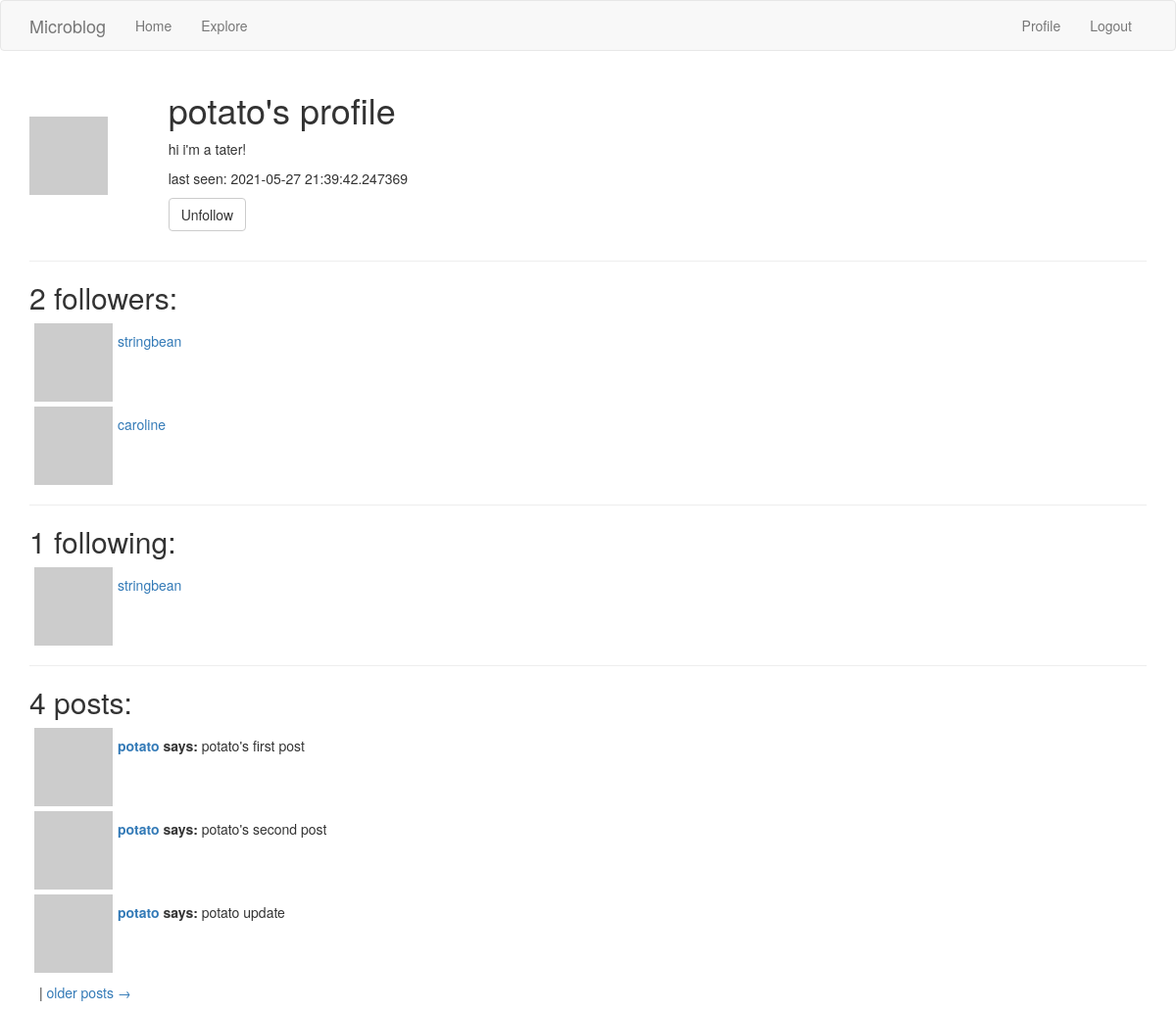
/user/potato (signed in), run on the app's committed database.
### app/models.py (models this page shows, shortened)
class User(UserMixin, db.Model):
    id = db.Column(db.Integer, primary_key=True)
    username = db.Column(db.String(64), index=True, unique=True)
    email = db.Column(db.String(120), index=True, unique=True)
    password_hash = db.Column(db.String(128))
    posts = db.relationship('Post', backref='author', lazy='dynamic')
    about_me = db.Column(db.String(140))
    last_seen = db.Column(db.DateTime, default=datetime.utcnow)
    followed = db.relationship(
        'User', secondary=followers,
        primaryjoin=(followers.c.follower_id == id),
        secondaryjoin=(followers.c.followed_id == id),
        backref=db.backref('followers', lazy='dynamic'), lazy='dynamic')
    def avatar(self, size):
        digest = md5(self.email.lower().encode('utf-8')).hexdigest()
        return 'https://www.gravatar.com/avatar/{}?d=identicon&s={}'.format(digest, size)
    def is_following(self, user):
        return self.followed.filter(followers.c.followed_id == user.id).count() > 0
    def get_followers(self):
        return User.query.join(followers, followers.c.follower_id == User.id).filter(followers.c.followed_id == self.id)

class Post(db.Model):
    __searchable__ = ['body']
    id = db.Column(db.Integer, primary_key=True)
    body = db.Column(db.String(140))
    timestamp = db.Column(db.DateTime, index=True, default=datetime.utcnow)
    user_id = db.Column(db.Integer, db.ForeignKey('user.id'))

### app/routes.py (the view, shortened to what this page needs)
@app.route('/user/<username>', methods=['GET', 'POST'])
@login_required
def user(username):
    follow_form = FollowForm()
    user = User.query.filter_by(username=username).first_or_404()
    page = request.args.get('page', 1, type=int)
    posts = user.posts.paginate(page, app.config['POSTS_PER_PAGE'], False)
    next_url = url_for('user', username=username, page=posts.next_num) if posts.has_next else None
    prev_url = url_for('user', username=username, page=posts.prev_num) if posts.has_prev else None
    return render_template('user.html', title="{}'s profile".format(username), user=user,
    follow_form=follow_form, posts=posts.items, next_url=next_url, prev_url=prev_url, num_posts=posts.total)

### app/forms.py
class FollowForm(FlaskForm):
    submit = SubmitField('Submit')

### app/models.py (called while the page is built)
@login.user_loader
def load_user(id):
    return User.query.get(int(id))

### app/routes.py (called while the page is built)
@app.before_request
def before_request():
    if current_user.is_authenticated:
        current_user.last_seen = datetime.utcnow()
        db.session.commit()

### app/templates/user.html (shortened to what this page needs)
{% extends "base.html" %} {% block app_content %}
<table class="profile">
  <tr valign="top">
    <td class="img-container"><img src="{{ user.avatar(128) }}" /></td>
    <td class="text-container">
        <h1>{{ user.username }}'s profile</h1>
        {% if user.about_me %}
        <p>{{ user.about_me }}</p>
        {% endif %}
        {% if user.last_seen %}
        <p>last seen: {{ user.last_seen }}</p>
        {% endif %}
        {% if user == current_user %}
        <p><a href="{{ url_for('edit_profile') }}">edit your profile</a></p>
        {% else %}
          <p>
            <form action="" method="post">
                {% if not current_user.is_following(user) %}
                  {{ follow_form.submit(value='Follow', class_='btn btn-default') }}
                {% elif current_user.is_following(user) %}
                  {{ follow_form.submit(value='Unfollow', class_='btn btn-default') }}
                {% endif %}
            </form>
          </p>
        {% endif %}
    </td>
  </tr>
</table>
<hr />
{% with followers = user.get_followers() %}
<h2>{{ followers.count() }} followers:</h2>
  {% for user in followers %}
    {% include '_user_link.html' %}
  {% endfor %}
{% endwith %}
<hr />
{% with following = user.followed %}
<h2>{{ following.count() }} following:</h2>
  {% for user in following %}
    {% include '_user_link.html' %}
  {% endfor %}
{% endwith %}
<hr />
<h2>{{ num_posts }} posts:</h2>
{% for post in posts %}
    {% include '_post.html' %}
{% endfor %}
<div class="prev-next-nav">
  <span>| </span>
  {% if next_url %}
    <a href="{{ next_url }}">older posts &rarr;</a>
  {% endif %}
</div>
{% endblock %}

### app/templates/_user_link.html
<table class="user-icon">
    <tr valign="top">
        <td><img src="{{ user.avatar(36) }}"></td>
        <td><span><a href="{{ url_for('user', username=user.username) }}">{{ user.username }}</a></span></td>
    </tr>
</table>

### app/templates/_post.html
<table class="user-icon">
    <tr valign="top">
        <td><img src="{{ post.author.avatar(36) }}"></td>
        <td><span><a href="{{ url_for('user', username=post.author.username) }}"><b>{{ post.author.username }}</a> says: </b>{{ post.body }}</span></td>
    </tr>
</table>

### app/templates/styles.css (style rules this page uses)
.profile .img-container { position: relative; }
.profile img { margin-right: 10px; position: absolute; top: 50%; transform: translateY(-50%); }
.profile .text-container { position: relative; left: 58% }
.user-icon { margin: 5px; }
.user-icon img { margin-right: 5px; }
.user-icon span { height: 36px; line-height: 36px; white-space: nowrap; }
.prev-next-nav { margin: 10px; }

### data on the page
User: username "potato", about_me "hi i'm a tater!", last_seen "2021-05-27 21:39:42.247369"
User: username "stringbean"
User: username "caroline"
Post: author.username "potato", body "potato's first post"
Post: author.username "potato", body "potato's second post"
Post: author.username "potato", body "potato update"

### other printed values
{{ followers.count() }} "2"
{{ following.count() }} "1"
{{ num_posts }} "4"
